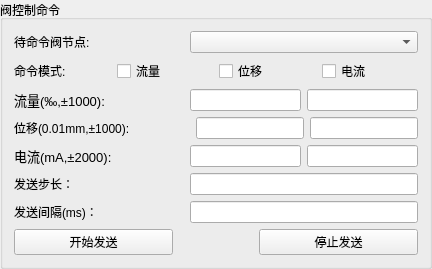
         <widget class="QGroupBox" name="groupBox_6">
          <property name="sizePolicy">
           <sizepolicy hsizetype="Expanding" vsizetype="Expanding">
            <horstretch>0</horstretch>
            <verstretch>0</verstretch>
           </sizepolicy>
          </property>
          <property name="minimumSize">
           <size>
            <width>0</width>
            <height>0</height>
           </size>
          </property>
          <property name="maximumSize">
           <size>
            <width>500</width>
            <height>16777215</height>
           </size>
          </property>
          <property name="title">
           <string>阀控制命令</string>
          </property>
          <layout class="QGridLayout" name="gridLayout_8">
           <item row="0" column="0">
            <widget class="QLabel" name="label_24">
             <property name="minimumSize">
              <size>
               <width>75</width>
               <height>0</height>
              </size>
             </property>
             <property name="text">
              <string>待命令阀节点:</string>
             </property>
            </widget>
           </item>
           <item row="0" column="1" colspan="2">
            <widget class="QComboBox" name="comboBox_12">
             <property name="minimumSize">
              <size>
               <width>0</width>
               <height>18</height>
              </size>
             </property>
            </widget>
           </item>
           <item row="1" column="0" colspan="3">
            <layout class="QHBoxLayout" name="horizontalLayout_44">
             <item>
              <widget class="QLabel" name="label_25">
               <property name="minimumSize">
                <size>
                 <width>75</width>
                 <height>0</height>
                </size>
               </property>
               <property name="font">
                <font>
                 <pointsize>9</pointsize>
                </font>
               </property>
               <property name="text">
                <string>命令模式:</string>
               </property>
              </widget>
             </item>
             <item>
              <widget class="QCheckBox" name="checkBox">
               <property name="text">
                <string>流量</string>
               </property>
              </widget>
             </item>
             <item>
              <widget class="QCheckBox" name="checkBox_2">
               <property name="text">
                <string>位移</string>
               </property>
              </widget>
             </item>
             <item>
              <widget class="QCheckBox" name="checkBox_3">
               <property name="text">
                <string>电流</string>
               </property>
              </widget>
             </item>
            </layout>
           </item>
           <item row="2" column="0">
            <widget class="QLabel" name="label_26">
             <property name="sizePolicy">
              <sizepolicy hsizetype="Minimum" vsizetype="Preferred">
               <horstretch>0</horstretch>
               <verstretch>0</verstretch>
              </sizepolicy>
             </property>
             <property name="minimumSize">
              <size>
               <width>170</width>
               <height>0</height>
              </size>
             </property>
             <property name="font">
              <font>
               <pointsize>10</pointsize>
              </font>
             </property>
             <property name="text">
              <string>流量(‰,±1000):</string>
             </property>
            </widget>
           </item>
           <item row="2" column="1" colspan="2">
            <layout class="QHBoxLayout" name="horizontalLayout_39">
             <item>
              <widget class="NumericLineEdit" name="lineEdit_6">
               <property name="minimumSize">
                <size>
                 <width>0</width>
                 <height>0</height>
                </size>
               </property>
              </widget>
             </item>
             <item>
              <widget class="NumericLineEdit" name="lineEdit_19">
               <property name="minimumSize">
                <size>
                 <width>0</width>
                 <height>0</height>
                </size>
               </property>
              </widget>
             </item>
            </layout>
           </item>
           <item row="3" column="0" colspan="2">
            <widget class="QLabel" name="label_27">
             <property name="sizePolicy">
              <sizepolicy hsizetype="Minimum" vsizetype="Preferred">
               <horstretch>0</horstretch>
               <verstretch>0</verstretch>
              </sizepolicy>
             </property>
             <property name="minimumSize">
              <size>
               <width>170</width>
               <height>0</height>
              </size>
             </property>
             <property name="font">
              <font>
               <pointsize>9</pointsize>
              </font>
             </property>
             <property name="text">
              <string>位移(0.01mm,±1000):</string>
             </property>
            </widget>
           </item>
           <item row="3" column="2">
            <layout class="QHBoxLayout" name="horizontalLayout_38">
             <item>
              <widget class="NumericLineEdit" name="lineEdit_7">
               <property name="minimumSize">
                <size>
                 <width>0</width>
                 <height>18</height>
                </size>
               </property>
              </widget>
             </item>
             <item>
              <widget class="NumericLineEdit" name="lineEdit_20">
               <property name="minimumSize">
                <size>
                 <width>0</width>
                 <height>18</height>
                </size>
               </property>
              </widget>
             </item>
            </layout>
           </item>
           <item row="4" column="0">
            <widget class="QLabel" name="label_28">
             <property name="sizePolicy">
              <sizepolicy hsizetype="Minimum" vsizetype="Preferred">
               <horstretch>0</horstretch>
               <verstretch>0</verstretch>
              </sizepolicy>
             </property>
             <property name="minimumSize">
              <size>
               <width>170</width>
               <height>0</height>
              </size>
             </property>
             <property name="font">
              <font>
               <pointsize>10</pointsize>
              </font>
             </property>
             <property name="text">
              <string>电流(mA,±2000):</string>
             </property>
            </widget>
           </item>
           <item row="4" column="1" colspan="2">
            <layout class="QHBoxLayout" name="horizontalLayout_37">
             <item>
              <widget class="NumericLineEdit" name="lineEdit_8">
               <property name="minimumSize">
                <size>
                 <width>0</width>
                 <height>18</height>
                </size>
               </property>
              </widget>
             </item>
             <item>
              <widget class="NumericLineEdit" name="lineEdit_21">
               <property name="minimumSize">
                <size>
                 <width>0</width>
                 <height>18</height>
                </size>
               </property>
              </widget>
             </item>
            </layout>
           </item>
           <item row="5" column="0">
            <widget class="QLabel" name="label_29">
             <property name="minimumSize">
              <size>
               <width>75</width>
               <height>0</height>
              </size>
             </property>
             <property name="text">
              <string>发送步长：</string>
             </property>
            </widget>
           </item>
           <item row="5" column="1" colspan="2">
            <widget class="QLineEdit" name="lineEdit_4">
             <property name="minimumSize">
              <size>
               <width>0</width>
               <height>18</height>
              </size>
             </property>
            </widget>
           </item>
           <item row="6" column="0">
            <widget class="QLabel" name="label_30">
             <property name="minimumSize">
              <size>
               <width>75</width>
               <height>0</height>
              </size>
             </property>
             <property name="text">
              <string>发送间隔(ms)：</string>
             </property>
            </widget>
           </item>
           <item row="6" column="1" colspan="2">
            <widget class="QLineEdit" name="lineEdit_5">
             <property name="minimumSize">
              <size>
               <width>0</width>
               <height>18</height>
              </size>
             </property>
            </widget>
           </item>
           <item row="7" column="0" colspan="3">
            <layout class="QHBoxLayout" name="horizontalLayout_43" stretch="2,1,2">
             <item>
              <widget class="QPushButton" name="sendfaBt">
               <property name="minimumSize">
                <size>
                 <width>0</width>
                 <height>20</height>
                </size>
               </property>
               <property name="text">
                <string>开始发送</string>
               </property>
              </widget>
             </item>
             <item>
              <spacer name="horizontalSpacer_7">
               <property name="orientation">
                <enum>Qt::Horizontal</enum>
               </property>
               <property name="sizeHint" stdset="0">
                <size>
                 <width>40</width>
                 <height>20</height>
                </size>
               </property>
              </spacer>
             </item>
             <item>
              <widget class="QPushButton" name="pushButton_13">
               <property name="minimumSize">
                <size>
                 <width>0</width>
                 <height>20</height>
                </size>
               </property>
               <property name="text">
                <string>停止发送</string>
               </property>
              </widget>
             </item>
            </layout>
           </item>
          </layout>
         </widget>
